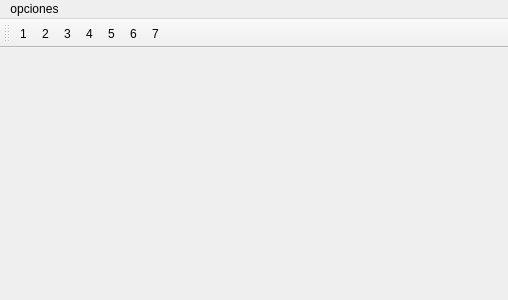
<?xml version="1.0" encoding="UTF-8"?>
<ui version="4.0">
 <class>MainWindow</class>
 <widget class="QMainWindow" name="MainWindow">
  <property name="geometry">
   <rect>
    <x>0</x>
    <y>0</y>
    <width>508</width>
    <height>300</height>
   </rect>
  </property>
  <property name="windowTitle">
   <string>MainWindow</string>
  </property>
  <widget class="QWidget" name="centralWidget"/>
  <widget class="QMenuBar" name="menuBar">
   <property name="geometry">
    <rect>
     <x>0</x>
     <y>0</y>
     <width>508</width>
     <height>27</height>
    </rect>
   </property>
   <widget class="QMenu" name="menuOpciones">
    <property name="title">
     <string>opciones</string>
    </property>
    <addaction name="action1"/>
    <addaction name="action2"/>
    <addaction name="action3"/>
    <addaction name="action4"/>
    <addaction name="action5"/>
    <addaction name="action6"/>
    <addaction name="action7"/>
   </widget>
   <addaction name="menuOpciones"/>
  </widget>
  <widget class="QToolBar" name="mainToolBar">
   <property name="iconSize">
    <size>
     <width>24</width>
     <height>24</height>
    </size>
   </property>
   <attribute name="toolBarArea">
    <enum>TopToolBarArea</enum>
   </attribute>
   <attribute name="toolBarBreak">
    <bool>false</bool>
   </attribute>
   <addaction name="action1"/>
   <addaction name="action2"/>
   <addaction name="action3"/>
   <addaction name="action4"/>
   <addaction name="action5"/>
   <addaction name="action6"/>
   <addaction name="action7"/>
  </widget>
  <action name="action1">
   <property name="icon">
    <iconset resource="icons.qrc">
     <normaloff>:/icons/icons/1-24x24.png</normaloff>:/icons/icons/1-24x24.png</iconset>
   </property>
   <property name="text">
    <string>1</string>
   </property>
  </action>
  <action name="action2">
   <property name="icon">
    <iconset resource="icons.qrc">
     <normaloff>:/icons/icons/2-24x24.png</normaloff>:/icons/icons/2-24x24.png</iconset>
   </property>
   <property name="text">
    <string>2</string>
   </property>
  </action>
  <action name="action3">
   <property name="icon">
    <iconset resource="icons.qrc">
     <normaloff>:/icons/icons/3-24x24.png</normaloff>:/icons/icons/3-24x24.png</iconset>
   </property>
   <property name="text">
    <string>3</string>
   </property>
  </action>
  <action name="action4">
   <property name="icon">
    <iconset resource="icons.qrc">
     <normaloff>:/icons/icons/4-24x24.png</normaloff>:/icons/icons/4-24x24.png</iconset>
   </property>
   <property name="text">
    <string>4</string>
   </property>
  </action>
  <action name="action5">
   <property name="icon">
    <iconset resource="icons.qrc">
     <normaloff>:/icons/icons/5-24x24.png</normaloff>:/icons/icons/5-24x24.png</iconset>
   </property>
   <property name="text">
    <string>5</string>
   </property>
  </action>
  <action name="action6">
   <property name="icon">
    <iconset resource="icons.qrc">
     <normaloff>:/icons/icons/6-24x24.png</normaloff>:/icons/icons/6-24x24.png</iconset>
   </property>
   <property name="text">
    <string>6</string>
   </property>
  </action>
  <action name="action7">
   <property name="icon">
    <iconset resource="icons.qrc">
     <normaloff>:/icons/icons/7-24x24.png</normaloff>:/icons/icons/7-24x24.png</iconset>
   </property>
   <property name="text">
    <string>7</string>
   </property>
  </action>
 </widget>
 <layoutdefault spacing="6" margin="11"/>
 <resources>
  <include location="icons.qrc"/>
 </resources>
 <connections/>
</ui>
